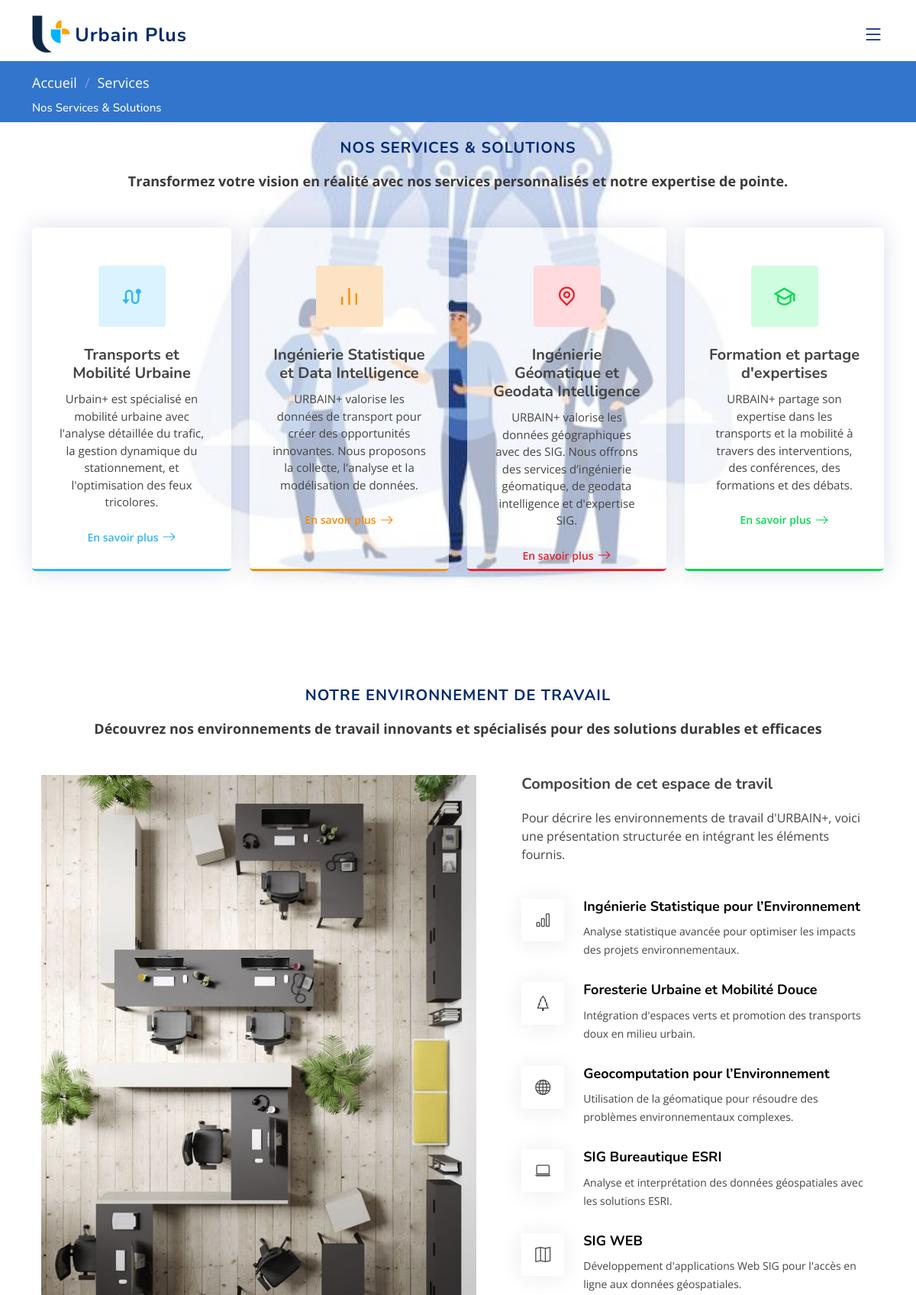
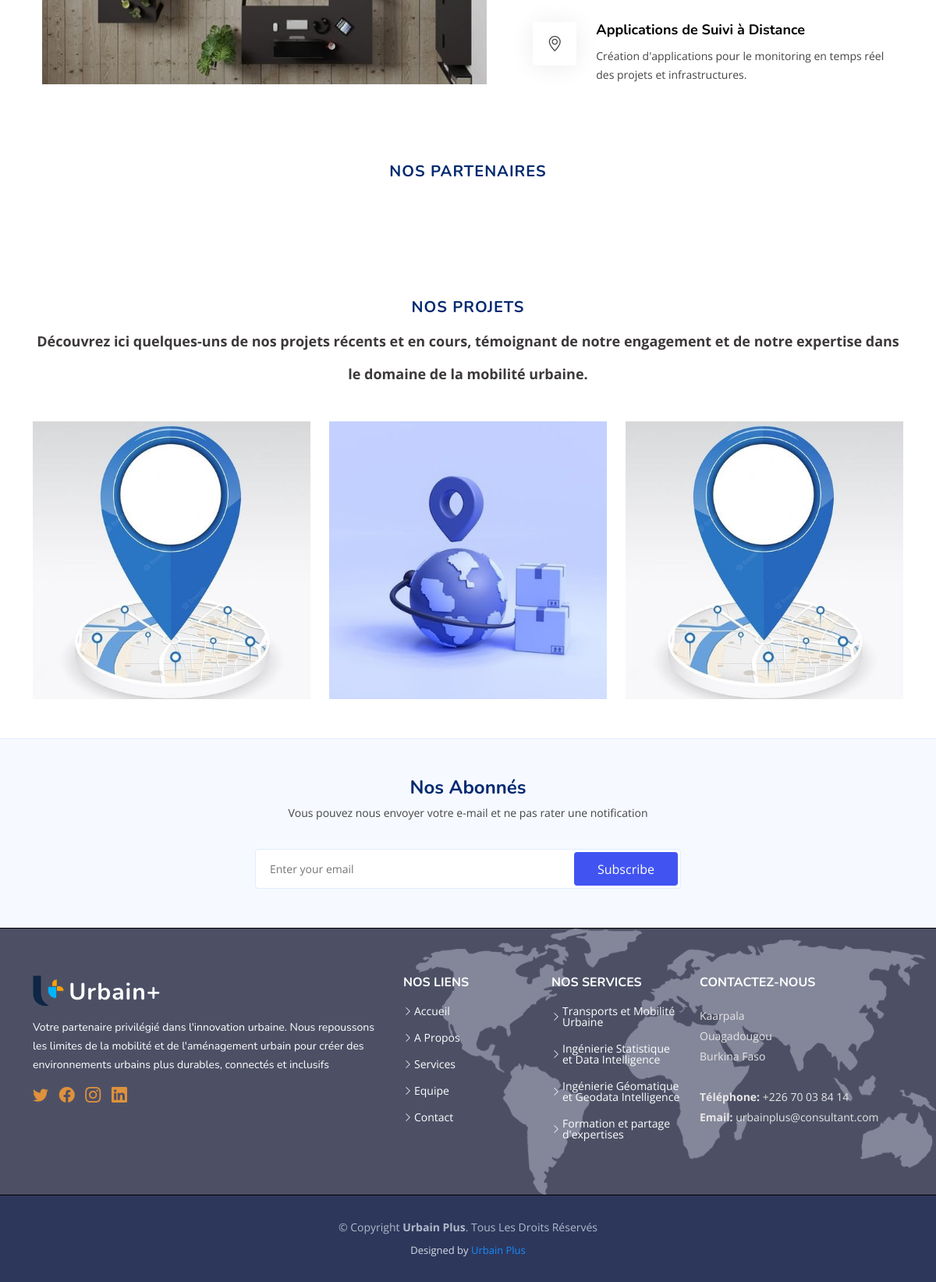
The app's page /service with its own data (2 pictures, top to bottom).
### app/models.py (models this page shows)
class Header(models.Model):
    logo = models.ImageField(upload_to='media/')
    title = models.CharField(max_length=200)#nom entreprise
    onglet_1 = models.CharField(max_length=200)#home
    onglet_2 = models.CharField(max_length=200)#about
    onglet_3 = models.CharField(max_length=200)#service
    onglet_4 = models.CharField(max_length=200)#team
    onglet_5 = models.CharField(max_length=200)#contact

class Service(models.Model):
    title1 = models.CharField(max_length=200)
    title2 = models.CharField(max_length=200)
    title3 = models.CharField(max_length=200)
    text_service = models.CharField(max_length=200)#titre pour service
    sous_text_service = models.CharField(max_length=200)#text d'accroche
    image = models.ImageField(upload_to='media/service/')
    text_equipe = models.CharField(max_length=200)#titre pour equipe
    sous_text_equipe = models.CharField(max_length=200)#text d'accroche
    sous_text_equipe1 = models.CharField(max_length=200)#text d'accroche
    sous_text_equipe2 = models.CharField(max_length=200)#text d'accroche
    text_part = models.CharField(max_length=200)#titre pour partenaire
    sous_text_part = models.CharField(max_length=200)#text d'accroche
    text_projet = models.CharField(max_length=200)#titre pour partenaire
    sous_text_projet = models.CharField(max_length=200)#text d'accroche

class Offre(models.Model):
    icon = models.CharField(max_length=200)
    title = models.CharField(max_length=200)
    text = models.CharField(max_length=500)#text d'accroche
    color = models.CharField(max_length=100)

class Poste(models.Model):
    icon = models.CharField(max_length=200)
    title = models.CharField(max_length=200)
    text = models.CharField(max_length=200)#text d'accroche

class Projet(models.Model):
    image = models.ImageField(upload_to='media/projets/')
    title = models.CharField(max_length=200)
    display = models.CharField(max_length=100)
    js1 = models.CharField(max_length=100)
    js2 = models.CharField(max_length=100)

class Footer(models.Model):
    text_abonne = models.CharField(max_length=200)#home
    sous_text_abonne = models.CharField(max_length=200)#home
    button_abonne = models.CharField(max_length=200)#
    name_urbain = models.CharField(max_length=200)#
    text = models.CharField(max_length=200)#
    lien = models.CharField(max_length=200)#
    service = models.CharField(max_length=200)#
    contact = models.CharField(max_length=200)#
    crypt = models.CharField(max_length=200)#
    design = models.CharField(max_length=200)#

class Social(models.Model):
    name = models.CharField(max_length=200)#
    lien = models.CharField(max_length=200)#
    icon = models.CharField(max_length=200)#

class Lien(models.Model):
    lien = models.CharField(max_length=200)#
    url = models.CharField(max_length=200)#

class Info(models.Model):
    lieu1 = models.CharField(max_length=200)#
    lieu2 = models.CharField(max_length=200)#
    lieu3 = models.CharField(max_length=200)#
    contact = models.CharField(max_length=200)#
    contact2 = models.CharField(max_length=200, blank=True, null=True)#
    email = models.CharField(max_length=200)#
    email2 = models.CharField(max_length=200, blank=True, null=True)#

### app/views.py (the view)
# urls.py: path('service', views.service, name='service'),
def service(request):
    headers = Header.objects.first()
    services = Service.objects.first()
    offres = Offre.objects.all()
    postes = Poste.objects.all()
    projets = Projet.objects.all()
    socials = Social.objects.all()
    footers = Footer.objects.first()
    liens = Lien.objects.all()
    infos = Info.objects.first()
    section = Section.objects.first()
    teams = Team.objects.first()
    outils = OutilsLangage.objects.all()
    partenaires= Partenaire.objects.all()
    context={
        'headers': headers,
        'services': services,
        'offres':offres,
        'postes':postes,
        'projets':projets,
        'socials':socials,
        'footers':footers,
        'liens':liens,
        'infos':infos,
        'section':section,
        'teams': teams,
        'outils': outils,
        'partenaires':partenaires,
    }
    return render(request, 'service.html',context)

### app/templates/service.html (shortened to what this page needs)
{% extends 'base.html' %}
    {% load static%}
{% block content %}
<main id="main">
    <section class="breadcrumbs fixed-top">
      <div class="container">
        <ol>
          <li><a href="{% url 'home' %}">{{services.title1}}</a></li>
          <li>{{services.title2}}</li>
        </ol>
        <h2>{{services.title3}} </h2>
      </div>
    </section>
    <section id="services" class="services">
        <div class="container" data-aos="fade-up">
          <header class="section-header">
            <h2>{{services.text_service}}</h2>
            <p>{{services.sous_text_service}}</p>
          </header>
          <div class="row gy-4">
            {% for offre in offres %}
            <div class="col-lg-3 col-md-6" data-aos="fade-up" data-aos-delay="200">
              <div class="service-box {{offre.color}}">
                <i class="{{offre.icon}} icon"></i>
                <h3>{{offre.title}}</h3>
                <p>{{offre.text}}</p>
                <a href="{% url 'detail_offre' offre.id %}" class="read-more"><span>En savoir plus</span> <i class="bi bi-arrow-right"></i></a>
              </div>
            </div>
            {% endfor %}
        </div>
    </section>
    <section id="alt-services" class="alt-services">
        <div class="section-header">
            <h2>{{services.text_equipe}}</h2>
            <p>{{services.sous_text_equipe}}</p>
        </div>
        <div class="container" data-aos="fade-up">
            <div class="row justify-content-around gy-4">
                <div class="col-lg-6 img-bg" style="background-image: url({{services.image.url}});" data-aos="zoom-in" data-aos-delay="100"></div>
                <div class="col-lg-5 d-flex flex-column justify-content-center">
                    <h3>{{services.sous_text_equipe1}}</h3>
                    <p>{{services.sous_text_equipe2}}</p>
                    {% for poste in postes %}
                    <div class="icon-box d-flex position-relative " data-aos="fade-up" data-aos-delay="100">
                        <i class="{{poste.icon}} flex-shrink-0"></i>
                        <div>
                            <h4><a href="" class="stretched-link">{{poste.title}}</a></h4>
                            <p>{{poste.text}}</p>
                        </div>
                    </div>
                    {% endfor %}
                </div>
            </div>
        </div>
    </section>
    <section id="clients" class="clients">
      <div class="container" data-aos="fade-up">
        <header class="section-header">
          <h2>{{services.text_part}}</h2>
        </header>
      </div>
    </section>
    <section id="projects" class="projects">
        <div class="container" data-aos="fade-up">
          <div class="section-header">
            <h2>{{services.text_projet}}</h2>
            <p>{{services.sous_text_projet}}</p>
          </div>
          <div class="portfolio-isotope" data-portfolio-filter="*" data-portfolio-layout="masonry" data-portfolio-sort="original-order">
            <div class="row gy-4 portfolio-container" data-aos="fade-up" data-aos-delay="200">
              {% for projet in projets %}
              <div class="col-lg-4 col-md-6 portfolio-item {{projet.js1}}">
                <div class="portfolio-content h-100">
                  <img src="{{projet.image.url}}" class="img-fluid" alt="">
                </div>
              </div>
              {% endfor %}
            </div>
          </div>
        </div>
    </section>
  </main>
{% endblock content%}

### app/templates/base.html (shortened to what this page needs)
<!DOCTYPE html>
{% load static%}
<html lang="en">
<head>
  <link href="{% static 'vendor/aos/aos.css'%}" rel="stylesheet">
  <link href="{% static 'vendor/bootstrap/css/bootstrap.min.css'%}" rel="stylesheet">
  <link href="{% static 'vendor/bootstrap-icons/bootstrap-icons.css'%}" rel="stylesheet">
  <link href="{% static 'vendor/glightbox/css/glightbox.min.css'%}" rel="stylesheet">
  <link href="{% static 'vendor/remixicon/remixicon.css'%}" rel="stylesheet">
  <link href="{% static 'vendor/swiper/swiper-bundle.min.css'%}" rel="stylesheet">
  <link href="{% static 'css/style.css'%}" rel="stylesheet">
  <link href="{% static 'css/style_service.css'%}" rel="stylesheet">
</head>
<body>
  <header id="header" class="header fixed-top">
    <div class="container-fluid container-xl d-flex align-items-center justify-content-between">
      <a href="#" class="logo d-flex align-items-center">
        <img src="{{ headers.logo.url }}" alt="">
        <span>{{headers.title}}</span>
      </a>
      <nav id="navbar" class="navbar">
        <i class="bi bi-list mobile-nav-toggle"></i>
      </nav>
    </div>
  </header>
  {% block content %}
  {% endblock %}
  <footer id="footer" class="footer">
    <div class="footer-newsletter">
      <div class="container">
        <div class="row justify-content-center">
          <div class="col-lg-12 text-center">
            <h4>{{footers.text_abonne}}</h4>
            <p>{{footers.sous_text_abonne}}</p>
          </div>
          <div class="col-lg-6">
            <form action="{% url 'subscribe' %}" method="post">
                <input type="email" name="email" placeholder="Enter your email" required>
                <input type="submit" value="Subscribe">
            </form>
          </div>
          </div>
        </div>
      </div>
    <div class="footer-top">
      <div class="container">
        <div class="row gy-4">
          <div class="col-lg-5 col-md-12 footer-info">
            <a href="#" class="logo d-flex align-items-center">
              <img src="{{headers.logo.url}}" alt="">
              <span>{{footers.name_urbain}}</span>
            </a>
            <p>{{footers.text}}</p>
            <div class="social-links mt-3">
              {% for social in socials%}
              <a href="#" class="twitter"><i class="{{social.icon}}"></i></a>
              {% endfor %}
            </div>
          </div>
          <div class="col-lg-2 col-6 footer-links">
            <h4> {{footers.lien}}</h4>
            <ul>
              {% for lien in liens%}
              <li><i class="bi bi-chevron-right"></i> <a href="#">{{lien.lien}}</a></li>
              {% endfor %}
            </ul>
          </div>
          <div class="col-lg-2 col-6 footer-links">
            <h4>{{footers.service}}</h4>
            <ul>
              {% for offre in offres %}
              <li><i class="bi bi-chevron-right"></i> <a href="#">{{offre.title}}</a></li>
              {% endfor %}
            </ul>
          </div>
          <div class="col-lg-3 col-md-12 footer-contact text-center text-md-start">
            <h4>{{footers.contact}}</h4>
            <p>
              {{infos.lieu1}} <br>
              {{infos.lieu2}}<br>
              {{infos.lieu3}}<br><br>
              <strong>Téléphone:</strong> {{infos.contact}}<br>
              <strong>Email:</strong> {{infos.email}}<br>
            </p>
          </div>
        </div>
      </div>
    </div>
    <div class="container">
      <div class="copyright">
        &copy; Copyright <strong><span>{{headers.title}}</span></strong>. Tous Les Droits Réservés
      </div>
      <div class="credits">
        Designed by <a href="#">{{headers.title}}</a>
      </div>
    </div>
  </footer>
</body>
</html>

### records on screen
Header: logo (picture), title "Urbain Plus"
Service: title1 "Accueil", title2 "Services", title3 "Nos Services & Solutions", text_service "NOS SERVICES & SOLUTIONS", sous_text_service "Transformez votre vision en réalité avec nos services personnalisés et notre expertise de pointe.", text_equipe "NOTRE ENVIRONNEMENT DE TRAVAIL", sous_text_equipe "Découvrez nos environnements de travail innovants et spécialisés pour des solutions durables et efficaces", image (picture), sous_text_equipe1 "Composition de cet espace de travil", sous_text_equipe2 "Pour décrire les environnements de travail d'URBAIN+, voici une présentation structurée en intégrant les éléments fournis.", text_part "NOS PARTENAIRES", text_projet "NOS PROJETS", sous_text_projet "Découvrez ici quelques-uns de nos projets récents et en cours, témoignant de notre engagement et de notre expertise dans le domaine de la mobilité urbaine."
Offre: title "Transports et Mobilité Urbaine", text "Urbain+ est spécialisé en mobilité urbaine avec l'analyse détaillée du trafic, la gestion dynamique du stationnement, et l'optimisation des feux tricolores."
Offre: title "Ingénierie Statistique et Data Intelligence", text "URBAIN+ valorise les données de transport pour créer des opportunités innovantes. Nous proposons la collecte, l'analyse et la modélisation de données."
Offre: title "Ingénierie Géomatique et Geodata Intelligence", text "URBAIN+ valorise les données géographiques avec des SIG. Nous offrons des services d’ingénierie géomatique, de geodata intelligence et d'expertise SIG."
Offre: title "Formation et partage d'expertises", text "URBAIN+ partage son expertise dans les transports et la mobilité à travers des interventions, des conférences, des formations et des débats."
Poste: title "Ingénierie Statistique pour l’Environnement", text "Analyse statistique avancée pour optimiser les impacts des projets environnementaux."
Poste: title "Foresterie Urbaine et Mobilité Douce", text "Intégration d'espaces verts et promotion des transports doux en milieu urbain."
Poste: title "Geocomputation pour l’Environnement", text "Utilisation de la géomatique pour résoudre des problèmes environnementaux complexes."
Poste: title "SIG Bureautique ESRI", text "Analyse et interprétation des données géospatiales avec les solutions ESRI."
Poste: title "SIG WEB", text "Développement d'applications Web SIG pour l'accès en ligne aux données géospatiales."
Poste: title "Applications de Suivi à Distance", text "Création d'applications pour le monitoring en temps réel des projets et infrastructures."
Projet: image (picture)
Projet: image (picture)
Projet: image (picture)
Footer: text_abonne "Nos Abonnés", sous_text_abonne "Vous pouvez nous envoyer votre e-mail et ne pas rater une notification", name_urbain "Urbain+", text "Votre partenaire privilégié dans l'innovation urbaine. Nous repoussons les limites de la mobilité et de l'aménagement urbain pour créer des environnements urbains plus durables, connectés et inclusifs", lien "NOS LIENS", service "NOS SERVICES", contact "CONTACTEZ-NOUS"
Lien: lien "Accueil"
Lien: lien "A Propos"
Lien: lien "Services"
Lien: lien "Equipe"
Lien: lien "Contact"
Info: lieu1 "Kaarpala", lieu2 "Ouagadougou", lieu3 "Burkina Faso", contact "+226 70 03 84 14", email "urbainplus@consultant.com"
